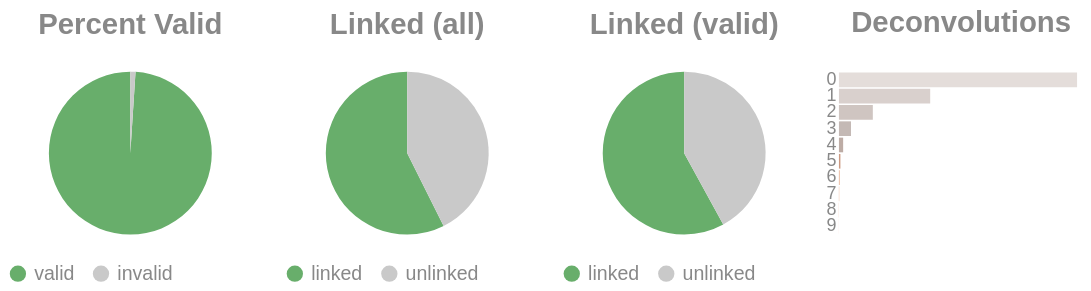

Write notebook code for a chart like this one.
### Code cell
if SKIPLR:
    pass
else:
    clash = Counter()
    for i in valids['molecule'].to_list():
        _mol = i.split("-")
        if len(_mol) == 1:
            clash.update('0')
        else:
            clash.update(_mol[-1])

    _d = {"deconvolutions": [], 'count': []}
    for k,v in clash.items():
        _d['deconvolutions'].append(k)
        _d['count'].append(v)

    tot_valid = valids['reads'].sum()
    mask = valids['reads'] >= 2
    n_linked_reads = valids.filter(mask)['reads'].sum()
    if n_linked_reads == 0:
        print_html("No linked molecules (>=2 reads) were detected; skipping linked-only distributions.")
        SKIPLR = True
    else:
        perc_valid = round(tot_valid / n_reads, 4)
        linked_perc_abs = round(n_linked_reads / n_reads, 4)
        linked_perc = round(n_linked_reads / tot_valid, 4)

    _valid = pl.DataFrame({"valids": ['valid', 'invalid'], "count": [tot_valid, n_reads - tot_valid]})
    _linked_abs = pl.DataFrame({"linked (absolute)": ['linked', 'unlinked'], "count": [n_linked_reads, n_reads - n_linked_reads]})
    _linked_rel = pl.DataFrame({"linked (valids)": ['linked', 'unlinked'], "count": [n_linked_reads, tot_valid - n_linked_reads]})

    (
        alt.hconcat(
            piechart(_valid, goodval = 'valid', title = "Percent Valid"),
            piechart(_linked_abs, goodval = "linked", title =  "Linked (all)"),
            piechart(_linked_rel, goodval = "linked", title =  "Linked (valid)"),
            convolutionbar(pl.DataFrame(_d), title = "Deconvolutions"),
            center = True,
            bounds = 'flush'
        )
        .resolve_scale(color='independent')
        .resolve_legend('independent')
        .properties(usermeta={'embedOptions': {"actions": False}})
    ).display()

### Figure 1 — Vega-Lite specification as saved in the notebook (floating-point values rounded to 4 significant figures)
{"width": "container", "height": 400, "config": {"title": {"anchor": "start", "dy": -15, "fontSize": 18, "color": "#888888", "subtitleColor": "#888888", "subtitleFontSize": 14}, "arc": {"fill": "#0072B2"}, "axis": {"domainColor": "#888888", "domainWidth": 0.5, "gridWidth": 0.2, "grid": false, "titleFontWeight": 400, "titleFontSize": 15, "labelFontSize": 11, "labelColor": "#888888", "tickColor": "#888888", "tickWidth": 0.2, "titleColor": "#888888"}, "axisBand": {"grid": false}, "axisX": {"grid": true, "tickSize": 10, "domainCap": "round"}, "axisY": {"domain": false, "grid": true, "tickSize": 0, "domainCap": "round"}, "background": "transparent", "header": {"labelFontSize": 15, "labelColor": "#888888", "titleFontSize": 15, "titleFontWeight": 600, "titleColor": "#888888"}, "legend": {"labelFont": "sans-serif", "labelFontSize": 12, "labelColor": "#888888", "symbolSize": 100, "symbolType": "circle", "titleFontSize": 12, "titlePadding": 10, "titleColor": "#888888", "title": null}, "range": {"category": ["#E69F00", "#56B4E9", "#009E73", "#F0E442", "#0072B2", "#D55E00", "#CC79A7", "#000000"], "diverging": ["#cfe8f3", "#a2d4ec", "#73bfe2", "#46abdb", "#1696d2", "#12719e"]}, "area": {"fill": "#0072B2", "fillOpacity": 0.7, "line": true, "strokeOpacity": 0.7}, "line": {"color": "#0072B2", "stroke": "#0072B2", "strokeWidth": 2}, "trail": {"color": "#0072B2", "stroke": "#0072B2", "strokeWidth": 0, "size": 1}, "point": {"filled": true, "fillOpacity": 1.0, "size": 95}, "text": {"color": "#888888", "fontSize": 11, "align": "right", "fontWeight": 400, "size": 11}, "bar": {"fill": "#0072B2", "stroke": null}, "view": {"stroke": null, "continuousWidth": 660, "continuousHeight": 400}}, "hconcat": [{"data": {"name": "data-2ffc9a9c4d15e5bff231ae571415c687"}, "mark": {"type": "arc"}, "encoding": {"color": {"field": "valids", "legend": {"orient": "bottom", "title": null}, "scale": {"domain": ["valid", "invalid"], "range": ["#68ae6b", "#C9C9C9"]}, "title": "Valids", "type": "nominal"}, "theta": {"field": "count", "type": "quantitative"}, "tooltip": [{"field": "valids", "title": "Valids", "type": "ordinal"}, {"field": "percent", "format": ".2%", "title": "Percent", "type": "quantitative"}, {"field": "count", "title": "Count", "type": "quantitative"}]}, "height": 100, "title": {"text": "Percent Valid", "align": "center", "anchor": "middle"}, "transform": [{"calculate": "datum.count / 4131810", "as": "percent"}], "width": 150}, {"data": {"name": "data-d9dac44654c9f5f83bb5b68070969423"}, "mark": {"type": "arc"}, "encoding": {"color": {"field": "linked (absolute)", "legend": {"orient": "bottom", "title": null}, "scale": {"domain": ["linked", "unlinked"], "range": ["#68ae6b", "#C9C9C9"]}, "title": "Linked (Absolute)", "type": "nominal"}, "theta": {"field": "count", "type": "quantitative"}, "tooltip": [{"field": "linked (absolute)", "title": "Linked (Absolute)", "type": "ordinal"}, {"field": "percent", "format": ".2%", "title": "Percent", "type": "quantitative"}, {"field": "count", "title": "Count", "type": "quantitative"}]}, "height": 100, "title": {"text": "Linked (all)", "align": "center", "anchor": "middle"}, "transform": [{"calculate": "datum.count / 4131810", "as": "percent"}], "width": 150}, {"data": {"name": "data-e96e6d49cb9d0aa89d9a22ddc3c91dd0"}, "mark": {"type": "arc"}, "encoding": {"color": {"field": "linked (valids)", "legend": {"orient": "bottom", "title": null}, "scale": {"domain": ["linked", "unlinked"], "range": ["#68ae6b", "#C9C9C9"]}, "title": "Linked (Valids)", "type": "nominal"}, "theta": {"field": "count", "type": "quantitative"}, "tooltip": [{"field": "linked (valids)", "title": "Linked (Valids)", "type": "ordinal"}, {"field": "percent", "format": ".2%", "title": "Percent", "type": "quantitative"}, {"field": "count", "title": "Count", "type": "quantitative"}]}, "height": 100, "title": {"text": "Linked (valid)", "align": "center", "anchor": "middle"}, "transform": [{"calculate": "datum.count / 4089566", "as": "percent"}], "width": 150}, {"data": {"name": "data-2e4e2f0e7e2f33136e26eb1fea81e148"}, "mark": {"type": "bar"}, "encoding": {"color": {"field": "deconvolutions", "legend": null, "scale": {"scheme": "lightgreyred"}, "type": "nominal"}, "tooltip": [{"field": "deconvolutions", "title": "Deconvolutions", "type": "ordinal"}, {"field": "percent", "format": ".2%", "title": "Percent", "type": "quantitative"}, {"field": "count", "title": "Count", "type": "quantitative"}], "x": {"axis": null, "field": "count", "type": "quantitative"}, "y": {"field": "deconvolutions", "sort": "ascending", "title": null, "type": "nominal"}}, "height": 100, "title": {"text": "Deconvolutions", "align": "center", "anchor": "middle"}, "transform": [{"calculate": "datum.count / 2500004", "as": "percent"}], "width": 150}], "bounds": "flush", "center": true, "resolve": {"legend": {"angle": "independent"}, "scale": {"color": "independent"}}, "usermeta": {"embedOptions": {"actions": false}}, "$schema": "https://vega.github.io/schema/vega-lite/v6.4.1.json", "datasets": {"data-2ffc9a9c4d15e5bff231ae571415c687": [{"valids": "valid", "count": 4089566}, {"valids": "invalid", "count": 42244}], "data-d9dac44654c9f5f83bb5b68070969423": [{"linked (absolute)": "linked", "count": 2370348}, {"linked (absolute)": "unlinked", "count": 1761462}], "data-e96e6d49cb9d0aa89d9a22ddc3c91dd0": [{"linked (valids)": "linked", "count": 2370348}, {"linked (valids)": "unlinked", "count": 1719218}], "data-2e4e2f0e7e2f33136e26eb1fea81e148": [{"deconvolutions": "0", "count": 1559334}, {"deconvolutions": "1", "count": 597580}, {"deconvolutions": "2", "count": 221874}, {"deconvolutions": "3", "count": 78907}, {"deconvolutions": "4", "count": 27570}, {"deconvolutions": "5", "count": 9608}, {"deconvolutions": "6", "count": 3355}, {"deconvolutions": "7", "count": 1209}, {"deconvolutions": "8", "count": 418}, {"deconvolutions": "9", "count": 149}]}}
